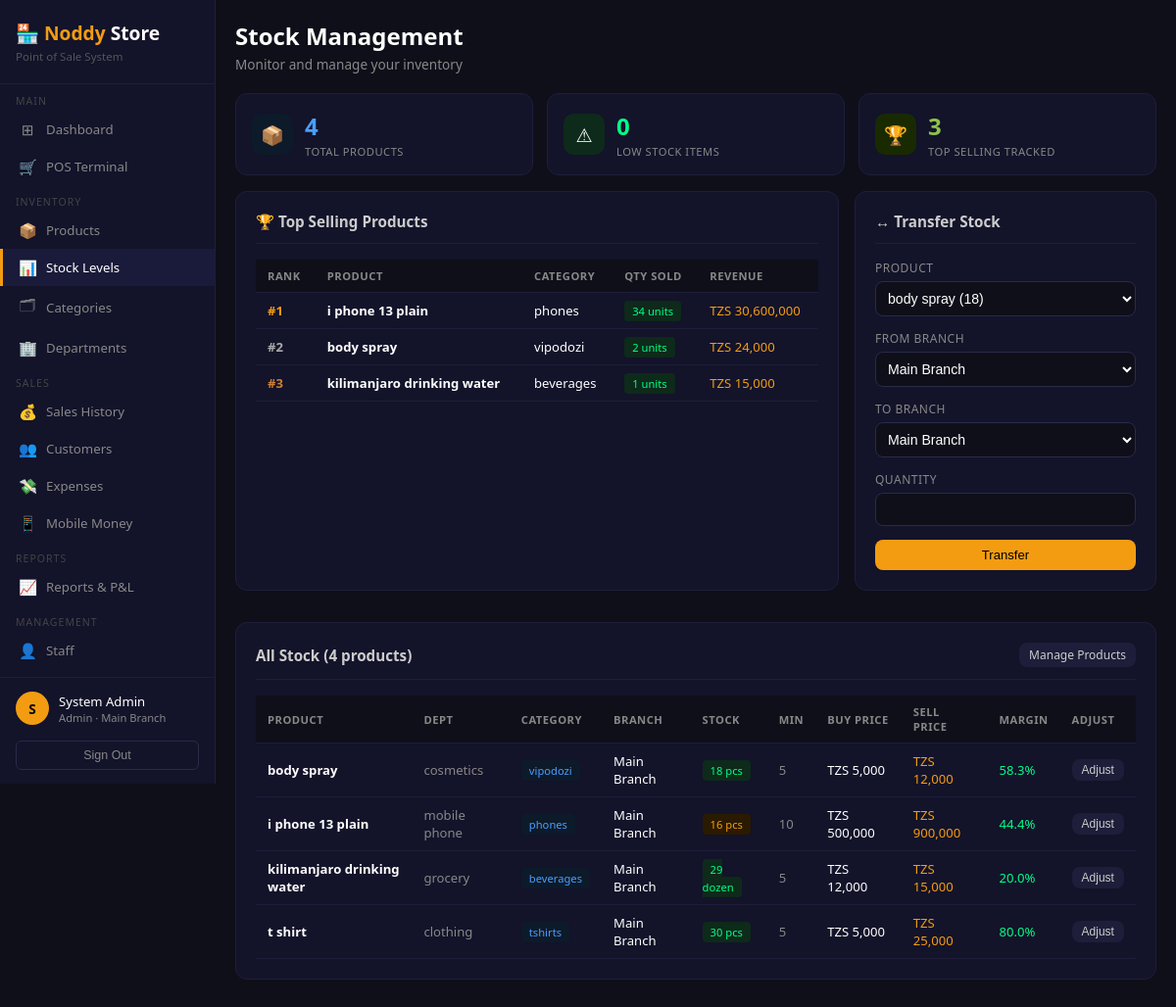
The app's page /stock (signed in), older data.
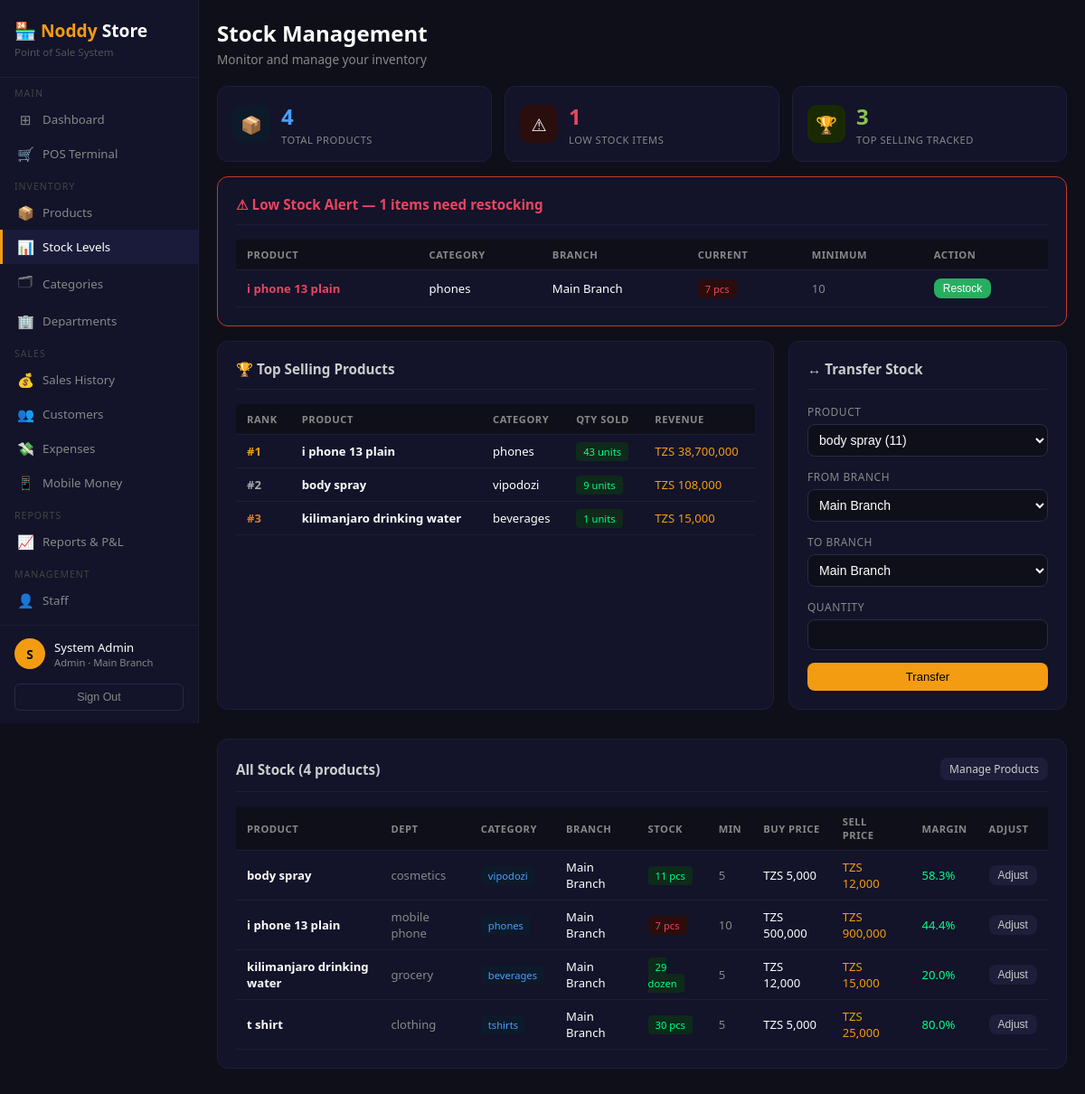
The same page, newer data.
### tables this page shows
CREATE TABLE products (
        id            INTEGER PRIMARY KEY AUTOINCREMENT,
        name          TEXT NOT NULL,
        barcode       TEXT UNIQUE,
        category_id   INTEGER,
        branch_id     INTEGER,
        buying_price  REAL DEFAULT 0,
        selling_price REAL DEFAULT 0,
        stock_qty     INTEGER DEFAULT 0,
        min_stock     INTEGER DEFAULT 5,
        unit          TEXT DEFAULT 'pcs',
        description   TEXT,
        active        INTEGER DEFAULT 1,
        created_at    TEXT DEFAULT CURRENT_TIMESTAMP,
        FOREIGN KEY (category_id) REFERENCES categories(id),
        FOREIGN KEY (branch_id)   REFERENCES branches(id)
    );

CREATE TABLE departments (
        id          INTEGER PRIMARY KEY AUTOINCREMENT,
        name        TEXT NOT NULL,
        description TEXT,
        branch_id   INTEGER,
        created_at  TEXT DEFAULT CURRENT_TIMESTAMP,
        FOREIGN KEY (branch_id) REFERENCES branches(id)
    );

CREATE TABLE categories (
        id            INTEGER PRIMARY KEY AUTOINCREMENT,
        name          TEXT NOT NULL,
        department_id INTEGER,
        description   TEXT,
        created_at    TEXT DEFAULT CURRENT_TIMESTAMP,
        FOREIGN KEY (department_id) REFERENCES departments(id)
    );

CREATE TABLE branches (
        id         INTEGER PRIMARY KEY AUTOINCREMENT,
        name       TEXT NOT NULL,
        location   TEXT,
        phone      TEXT,
        created_at TEXT DEFAULT CURRENT_TIMESTAMP
    );

### app.py (the view)
@app.route('/stock')
@login_required
def stock():
    conn      = get_db()
    branch_id = session.get('branch_id')
    role      = session.get('role')
    bfp       = get_bf2(role, branch_id, 'p.branch_id')
    bfs       = get_bf(role, branch_id, 's')
    low_stock = conn.execute(f'''
        SELECT p.*,c.name as cat_name,d.name as dept_name,b.name as branch_name
        FROM products p
        LEFT JOIN categories c ON p.category_id=c.id
        LEFT JOIN departments d ON c.department_id=d.id
        LEFT JOIN branches b ON p.branch_id=b.id
        WHERE p.stock_qty<=p.min_stock AND p.active=1 {bfp}
        ORDER BY p.stock_qty ASC
    ''').fetchall()
    all_stock = conn.execute(f'''
        SELECT p.*,c.name as cat_name,d.name as dept_name,b.name as branch_name
        FROM products p
        LEFT JOIN categories c ON p.category_id=c.id
        LEFT JOIN departments d ON c.department_id=d.id
        LEFT JOIN branches b ON p.branch_id=b.id
        WHERE p.active=1 {bfp} ORDER BY p.name
    ''').fetchall()
    top_selling = conn.execute(f'''
        SELECT p.name,c.name as cat_name,
               SUM(si.quantity) as total_sold,
               SUM(si.total_price) as total_revenue
        FROM sale_items si
        JOIN products p ON si.product_id=p.id
        JOIN sales s ON si.sale_id=s.id
        LEFT JOIN categories c ON p.category_id=c.id
        WHERE 1=1 {bfs}
        GROUP BY p.id ORDER BY total_sold DESC LIMIT 10
    ''').fetchall()
    branches = conn.execute('SELECT * FROM branches').fetchall()
    conn.close()
    return render_template('stock.html',
        low_stock=low_stock, all_stock=all_stock,
        top_selling=top_selling, branches=branches)

### app.py (called while the page is built)
def login_required(f):
    @wraps(f)
    def decorated(*args, **kwargs):
        if 'user_id' not in session:
            return redirect(url_for('login'))
        return f(*args, **kwargs)
    return decorated

def get_bf(role, branch_id, alias='s'):
    return '' if role == 'admin' else f'AND {alias}.branch_id={branch_id}'

def get_bf2(role, branch_id, col='branch_id'):
    return '' if role == 'admin' else f'AND {col}={branch_id}'

### database.py (called while the page is built)
def get_db():
    conn = sqlite3.connect(DB)
    conn.row_factory = sqlite3.Row
    return conn

### templates/stock.html (shortened to what the changed rows need)
{% extends 'base.html' %}
{% block content %}
<div class="page-header">
    <div>
        <h2>Stock Management</h2>
    </div>
</div>
<div style="display:grid;grid-template-columns:repeat(3,1fr);gap:14px;margin-bottom:16px;">
    <div class="stat-card">
        <div class="stat-info">
            <div class="number" style="color:{% if low_stock %}#e94560{% else %}#00ff88{% endif %}">
                {{ low_stock|length }}
            </div>
            <div class="label">Low Stock Items</div>
        </div>
    </div>
</div>
{% if low_stock %}
<div class="card" style="border-color:#c0392b;margin-bottom:16px;">
    <div class="card-header">
        <h3 style="color:#e94560">⚠ Low Stock Alert — {{ low_stock|length }} items need restocking</h3>
    </div>
    <table>
        <thead>
            <tr>
                <th>Product</th><th>Category</th><th>Branch</th>
                <th>Current</th><th>Minimum</th><th>Action</th>
            </tr>
        </thead>
        <tbody>
            {% for p in low_stock %}
            <tr>
                <td><strong style="color:#e94560">{{ p.name }}</strong></td>
                <td>{{ p.cat_name or '—' }}</td>
                <td>{{ p.branch_name }}</td>
                <td><span class="badge badge-danger">{{ p.stock_qty }} {{ p.unit }}</span></td>
                <td style="color:#888">{{ p.min_stock }}</td>
                <td>
                    <button class="btn btn-success btn-sm"
                            onclick="openAdjust({{ p.id }},'{{ p.name }}',{{ p.stock_qty }})">
                        Restock
                    </button>
                </td>
            </tr>
            {% endfor %}
        </tbody>
    </table>
</div>
{% endif %}
<div style="display:grid;grid-template-columns:2fr 1fr;gap:16px;margin-bottom:16px;">
    <div class="card">
        <table>
            <thead>
                <tr>
                    <th>Rank</th>
                    <th>Product</th>
                    <th>Category</th>
                    <th>Qty Sold</th>
                    <th>Revenue</th>
                </tr>
            </thead>
            <tbody>
                {% for p in top_selling %}
                <tr>
                    <td style="color:{% if loop.index0==0 %}#f39c12
                                    {% elif loop.index0==1 %}#aaa
                                    {% elif loop.index0==2 %}#cd7f32
                                    {% else %}#555{% endif %};
                               font-weight:bold">
                        #{{ loop.index }}
                    </td>
                    <td><strong>{{ p.name }}</strong></td>
                    <td>{{ p.cat_name or '—' }}</td>
                    <td><span class="badge badge-success">{{ p.total_sold }} units</span></td>
                    <td style="color:#f39c12">
                        TZS {{ "{:,.0f}".format(p.total_revenue) }}
                    </td>
                </tr>
                {% else %}
                <tr>
                    <td colspan="5" style="text-align:center;color:#555;padding:20px">
                        No sales yet
                    </td>
                </tr>
                {% endfor %}
            </tbody>
        </table>
    </div>
    <div class="card">
        <form method="POST" action="/stock/transfer">
            <div class="form-group">
                <label>Product</label>
                <select name="product_id" required
                        style="width:100%;padding:8px;background:#0f0f1a;border:1px solid #2a2a4a;border-radius:8px;color:#fff;outline:none;">
                    {% for p in all_stock %}
                    <option value="{{ p.id }}">{{ p.name }} ({{ p.stock_qty }})</option>
                    {% endfor %}
                </select>
            </div>
        </form>
    </div>
</div>
<div class="card">
    <div style="overflow-x:auto;">
        <table>
            <thead>
                <tr>
                    <th>Product</th><th>Dept</th><th>Category</th><th>Branch</th>
                    <th>Stock</th><th>Min</th><th>Buy Price</th>
                    <th>Sell Price</th><th>Margin</th><th>Adjust</th>
                </tr>
            </thead>
            <tbody>
                {% for p in all_stock %}
                {% set margin = ((p.selling_price - p.buying_price)/p.selling_price*100) if p.selling_price > 0 else 0 %}
                <tr>
                    <td><strong>{{ p.name }}</strong></td>
                    <td style="color:#888">{{ p.dept_name or '—' }}</td>
                    <td><span class="badge badge-info">{{ p.cat_name or '—' }}</span></td>
                    <td>{{ p.branch_name }}</td>
                    <td>
                        <span class="badge badge-{% if p.stock_qty<=p.min_stock %}danger
                                              {% elif p.stock_qty<=p.min_stock*2 %}warning
                                              {% else %}success{% endif %}">
                            {{ p.stock_qty }} {{ p.unit }}
                        </span>
                    </td>
                    <td style="color:#888">{{ p.min_stock }}</td>
                    <td>TZS {{ "{:,.0f}".format(p.buying_price) }}</td>
                    <td style="color:#f39c12">TZS {{ "{:,.0f}".format(p.selling_price) }}</td>
                    <td style="color:{% if margin>=20 %}#00ff88
                                    {% elif margin>=10 %}#f39c12
                                    {% else %}#e94560{% endif %}">
                        {{ "{:.1f}".format(margin) }}%
                    </td>
                    <td>
                        <button class="btn btn-secondary btn-sm"
                                onclick="openAdjust({{ p.id }},'{{ p.name }}',{{ p.stock_qty }})">
                            Adjust
                        </button>
                    </td>
                </tr>
                {% endfor %}
            </tbody>
        </table>
    </div>
</div>
{% endblock %}

Row changes from the older to the newer data that the page shows:
now on one of the page's lists (row edited): products: name "i phone 13 plain", name "phones", branch_name "Main Branch", stock_qty "7", unit "pcs", min_stock "10"
changed products "i phone 13 plain": total_sold "34" → "43"; total_revenue "30,600,000" → "38,700,000"; stock_qty "16" → "7"
changed products "body spray": total_sold "2" → "9"; total_revenue "24,000" → "108,000"; stock_qty "18" → "11"
Text that changed along with them:
{{ low_stock|length }}: "0" → "1"
{{ low_stock|length }}: (not shown) → "1"
form field product_id: "body spray (18)" → "body spray (11)"
text now shown: "⚠ Low Stock Alert — items need restocking PRODUCT CATEGORY BRANCH CURRENT MINIMUM ACTION"
